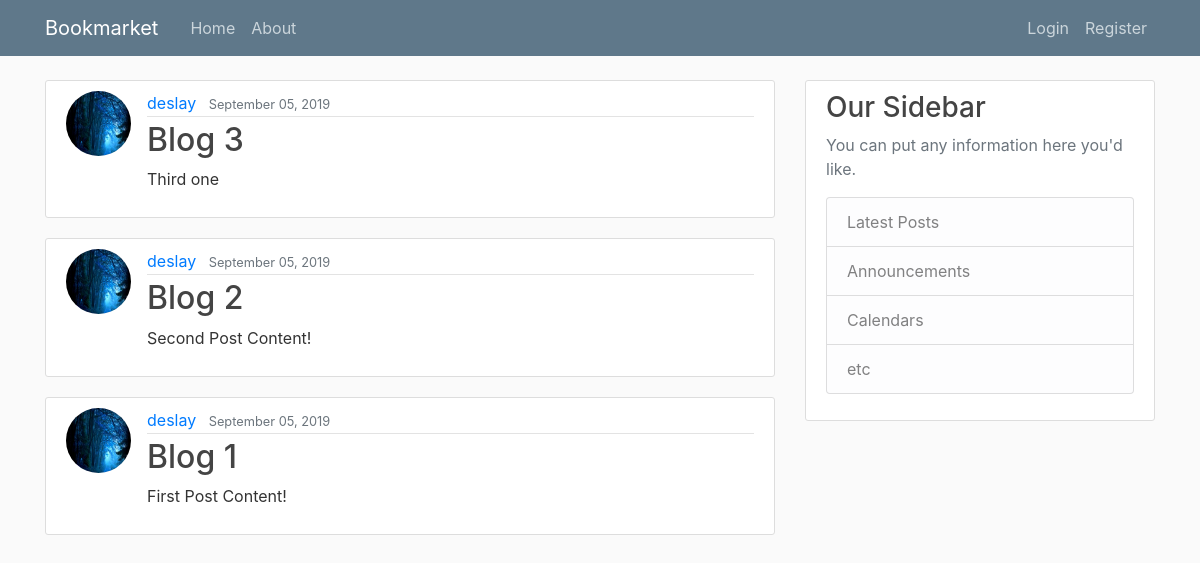
The page / on the database its author committed.
### bookmarket/models.py (models this page shows, shortened)
class Post(models.Model):
    title = models.CharField(max_length=100)
    content = models.TextField()
    date_posted = models.DateTimeField(default=timezone.now)
    authour = models.ForeignKey(User, on_delete=models.CASCADE)

### users/models.py (models this page shows, shortened)
class Profile(models.Model):
    user = models.OneToOneField(User, on_delete=models.CASCADE)
    image = models.ImageField(default='default.jpg', upload_to='profile_pics')

### bookmarket/views.py (the view)
# urls.py: path('', PostListView.as_view(), name='app-home'),
class PostListView(ListView):
    model = Post
    template_name = 'bookmarket/home.html'
    context_object_name = 'posts'
    ordering = ['-date_posted']

### bookmarket/templates/bookmarket/home.html
{% extends "bookmarket/base.html" %}
{% block content %}
{% for post in posts %}
<article class="media content-section">
    <img class="rounded-circle article-img" src="{{ post.authour.profile.image.url }}">
    <div class="media-body">
        <div class="article-metadata">
            <a class="mr-2" href="#">{{ post.authour }}</a>
            <small class="text-muted">{{ post.date_posted|date:"F d, Y" }}</small>
        </div>
        <h2><a class="article-title" href="{% url 'post-detail' post.id %}">{{ post.title }}</a></h2>
        <p class="article-content">{{ post.content }}</p>
    </div>
</article>
{% endfor %}
{% endblock content %}

### bookmarket/templates/bookmarket/base.html (shortened to what this page needs)
{% load static %}
<html lang="en">
<head>
    <link rel="stylesheet" href="https://stackpath.bootstrapcdn.com/bootstrap/4.3.1/css/bootstrap.min.css"
>
    <link rel="stylesheet" type="text/css" href="{% static 'bookmarket/main.css' %}">
</head>
<body>
    <header class="site-header">
        <nav class="navbar navbar-expand-md navbar-dark bg-steel fixed-top">
            <div class="container">
                <a class="navbar-brand mr-4" href="/">Bookmarket</a>
                <div class="collapse navbar-collapse" id="navbarToggle">
                    <div class="navbar-nav mr-auto">
                        <a class="nav-item nav-link" href="{% url 'app-home' %}">Home</a>
                        <a class="nav-item nav-link" href="/about">About</a>
                    </div>
                    <div class="navbar-nav">
                        {% if user.is_authenticated %}
                        <a class="nav-item nav-link" href="{% url 'post-create' %}">New Post</a>
                        <a class="nav-item nav-link" href="{% url 'profile' %}">Profile</a>
                        <a class="nav-item nav-link" href="{% url 'logout' %}">Logout</a>
                        {% else %}
                        <a class="nav-item nav-link" href="{% url 'login' %}">Login</a>
                        <a class="nav-item nav-link" href="{% url 'register' %}">Register</a>
                        {% endif %}
                    </div>
                </div>
            </div>
        </nav>
    </header>
    <main role="main" class="container">
        <div class="row">
            <div class="col-md-8">
                {% block content %}{% endblock %}
            </div>
            <div class="col-md-4">
                <div class="content-section">
                    <h3>Our Sidebar</h3>
                    <p class='text-muted'>You can put any information here you'd like.
                        <ul class="list-group">
                            <li class="list-group-item list-group-item-light">Latest Posts</li>
                            <li class="list-group-item list-group-item-light">Announcements</li>
                            <li class="list-group-item list-group-item-light">Calendars</li>
                            <li class="list-group-item list-group-item-light">etc</li>
                        </ul>
                    </p>
                </div>
            </div>
        </div>
    </main>
</body>
</html>

### bookmarket/static/bookmarket/main.css (style rules this page uses)
body { background: #fafafa; color: #333333; margin-top: 5rem; }
h1, h2, h3, h4, h5, h6 { color: #444444; }
ul { margin: 0; }
.bg-steel { background-color: #5f788a; }
.site-header .navbar-nav .nav-link { color: #cbd5db; }
.content-section { background: #ffffff; padding: 10px 20px; border: 1px solid #dddddd; border-radius: 3px; margin-bottom: 20px; }
.article-title { color: #444444; }
.article-content { white-space: pre-line; }
.article-img { height: 65px; width: 65px; margin-right: 16px; }
.article-metadata { padding-bottom: 1px; margin-bottom: 4px; border-bottom: 1px solid #e3e3e3 }

### rows shown on the page
Post: authour.profile.image (picture), authour "deslay", date_posted "September 05, 2019", title "Blog 3", content "Third one"
Post: authour.profile.image (picture), authour "deslay", date_posted "September 05, 2019", title "Blog 2", content "Second Post Content!"
Post: authour.profile.image (picture), authour "deslay", date_posted "September 05, 2019", title "Blog 1", content "First Post Content!"
